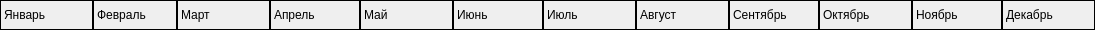
<?xml version="1.0" encoding="UTF-8"?>
<ui version="4.0">
 <class>MonHeaderWidget</class>
 <widget class="QWidget" name="MonHeaderWidget">
  <property name="geometry">
   <rect>
    <x>0</x>
    <y>0</y>
    <width>1095</width>
    <height>30</height>
   </rect>
  </property>
  <property name="windowTitle">
   <string>Form</string>
  </property>
  <widget class="QLabel" name="jan_label">
   <property name="geometry">
    <rect>
     <x>0</x>
     <y>0</y>
     <width>93</width>
     <height>30</height>
    </rect>
   </property>
   <property name="sizePolicy">
    <sizepolicy hsizetype="Fixed" vsizetype="Preferred">
     <horstretch>0</horstretch>
     <verstretch>0</verstretch>
    </sizepolicy>
   </property>
   <property name="frameShape">
    <enum>QFrame::Box</enum>
   </property>
   <property name="text">
    <string>Январь</string>
   </property>
  </widget>
  <widget class="QLabel" name="feb_label">
   <property name="geometry">
    <rect>
     <x>93</x>
     <y>0</y>
     <width>84</width>
     <height>30</height>
    </rect>
   </property>
   <property name="sizePolicy">
    <sizepolicy hsizetype="Fixed" vsizetype="Preferred">
     <horstretch>0</horstretch>
     <verstretch>0</verstretch>
    </sizepolicy>
   </property>
   <property name="frameShape">
    <enum>QFrame::Box</enum>
   </property>
   <property name="text">
    <string>Февраль</string>
   </property>
  </widget>
  <widget class="QLabel" name="mar_label">
   <property name="geometry">
    <rect>
     <x>177</x>
     <y>0</y>
     <width>93</width>
     <height>30</height>
    </rect>
   </property>
   <property name="sizePolicy">
    <sizepolicy hsizetype="Fixed" vsizetype="Preferred">
     <horstretch>0</horstretch>
     <verstretch>0</verstretch>
    </sizepolicy>
   </property>
   <property name="frameShape">
    <enum>QFrame::Box</enum>
   </property>
   <property name="text">
    <string>Март</string>
   </property>
  </widget>
  <widget class="QLabel" name="apr_label">
   <property name="geometry">
    <rect>
     <x>270</x>
     <y>0</y>
     <width>90</width>
     <height>30</height>
    </rect>
   </property>
   <property name="sizePolicy">
    <sizepolicy hsizetype="Fixed" vsizetype="Preferred">
     <horstretch>0</horstretch>
     <verstretch>0</verstretch>
    </sizepolicy>
   </property>
   <property name="frameShape">
    <enum>QFrame::Box</enum>
   </property>
   <property name="text">
    <string>Апрель</string>
   </property>
  </widget>
  <widget class="QLabel" name="may_label">
   <property name="geometry">
    <rect>
     <x>360</x>
     <y>0</y>
     <width>93</width>
     <height>30</height>
    </rect>
   </property>
   <property name="sizePolicy">
    <sizepolicy hsizetype="Fixed" vsizetype="Preferred">
     <horstretch>0</horstretch>
     <verstretch>0</verstretch>
    </sizepolicy>
   </property>
   <property name="frameShape">
    <enum>QFrame::Box</enum>
   </property>
   <property name="text">
    <string>Май</string>
   </property>
  </widget>
  <widget class="QLabel" name="jun_label">
   <property name="geometry">
    <rect>
     <x>453</x>
     <y>0</y>
     <width>90</width>
     <height>30</height>
    </rect>
   </property>
   <property name="sizePolicy">
    <sizepolicy hsizetype="Fixed" vsizetype="Preferred">
     <horstretch>0</horstretch>
     <verstretch>0</verstretch>
    </sizepolicy>
   </property>
   <property name="frameShape">
    <enum>QFrame::Box</enum>
   </property>
   <property name="text">
    <string>Июнь</string>
   </property>
  </widget>
  <widget class="QLabel" name="dec_label">
   <property name="geometry">
    <rect>
     <x>1002</x>
     <y>0</y>
     <width>93</width>
     <height>30</height>
    </rect>
   </property>
   <property name="sizePolicy">
    <sizepolicy hsizetype="Fixed" vsizetype="Preferred">
     <horstretch>0</horstretch>
     <verstretch>0</verstretch>
    </sizepolicy>
   </property>
   <property name="frameShape">
    <enum>QFrame::Box</enum>
   </property>
   <property name="text">
    <string>Декабрь</string>
   </property>
  </widget>
  <widget class="QLabel" name="jul_label">
   <property name="geometry">
    <rect>
     <x>543</x>
     <y>0</y>
     <width>93</width>
     <height>30</height>
    </rect>
   </property>
   <property name="sizePolicy">
    <sizepolicy hsizetype="Fixed" vsizetype="Preferred">
     <horstretch>0</horstretch>
     <verstretch>0</verstretch>
    </sizepolicy>
   </property>
   <property name="frameShape">
    <enum>QFrame::Box</enum>
   </property>
   <property name="text">
    <string>Июль</string>
   </property>
  </widget>
  <widget class="QLabel" name="sep_label">
   <property name="geometry">
    <rect>
     <x>729</x>
     <y>0</y>
     <width>90</width>
     <height>30</height>
    </rect>
   </property>
   <property name="sizePolicy">
    <sizepolicy hsizetype="Fixed" vsizetype="Preferred">
     <horstretch>0</horstretch>
     <verstretch>0</verstretch>
    </sizepolicy>
   </property>
   <property name="frameShape">
    <enum>QFrame::Box</enum>
   </property>
   <property name="text">
    <string>Сентябрь</string>
   </property>
  </widget>
  <widget class="QLabel" name="oct_label">
   <property name="geometry">
    <rect>
     <x>819</x>
     <y>0</y>
     <width>93</width>
     <height>30</height>
    </rect>
   </property>
   <property name="sizePolicy">
    <sizepolicy hsizetype="Fixed" vsizetype="Preferred">
     <horstretch>0</horstretch>
     <verstretch>0</verstretch>
    </sizepolicy>
   </property>
   <property name="frameShape">
    <enum>QFrame::Box</enum>
   </property>
   <property name="text">
    <string>Октябрь</string>
   </property>
  </widget>
  <widget class="QLabel" name="nov_label">
   <property name="geometry">
    <rect>
     <x>912</x>
     <y>0</y>
     <width>90</width>
     <height>30</height>
    </rect>
   </property>
   <property name="sizePolicy">
    <sizepolicy hsizetype="Fixed" vsizetype="Preferred">
     <horstretch>0</horstretch>
     <verstretch>0</verstretch>
    </sizepolicy>
   </property>
   <property name="frameShape">
    <enum>QFrame::Box</enum>
   </property>
   <property name="text">
    <string>Ноябрь</string>
   </property>
  </widget>
  <widget class="QLabel" name="aug_label">
   <property name="geometry">
    <rect>
     <x>636</x>
     <y>0</y>
     <width>93</width>
     <height>30</height>
    </rect>
   </property>
   <property name="sizePolicy">
    <sizepolicy hsizetype="Fixed" vsizetype="Preferred">
     <horstretch>0</horstretch>
     <verstretch>0</verstretch>
    </sizepolicy>
   </property>
   <property name="frameShape">
    <enum>QFrame::Box</enum>
   </property>
   <property name="text">
    <string>Август</string>
   </property>
  </widget>
 </widget>
 <resources/>
 <connections/>
</ui>
